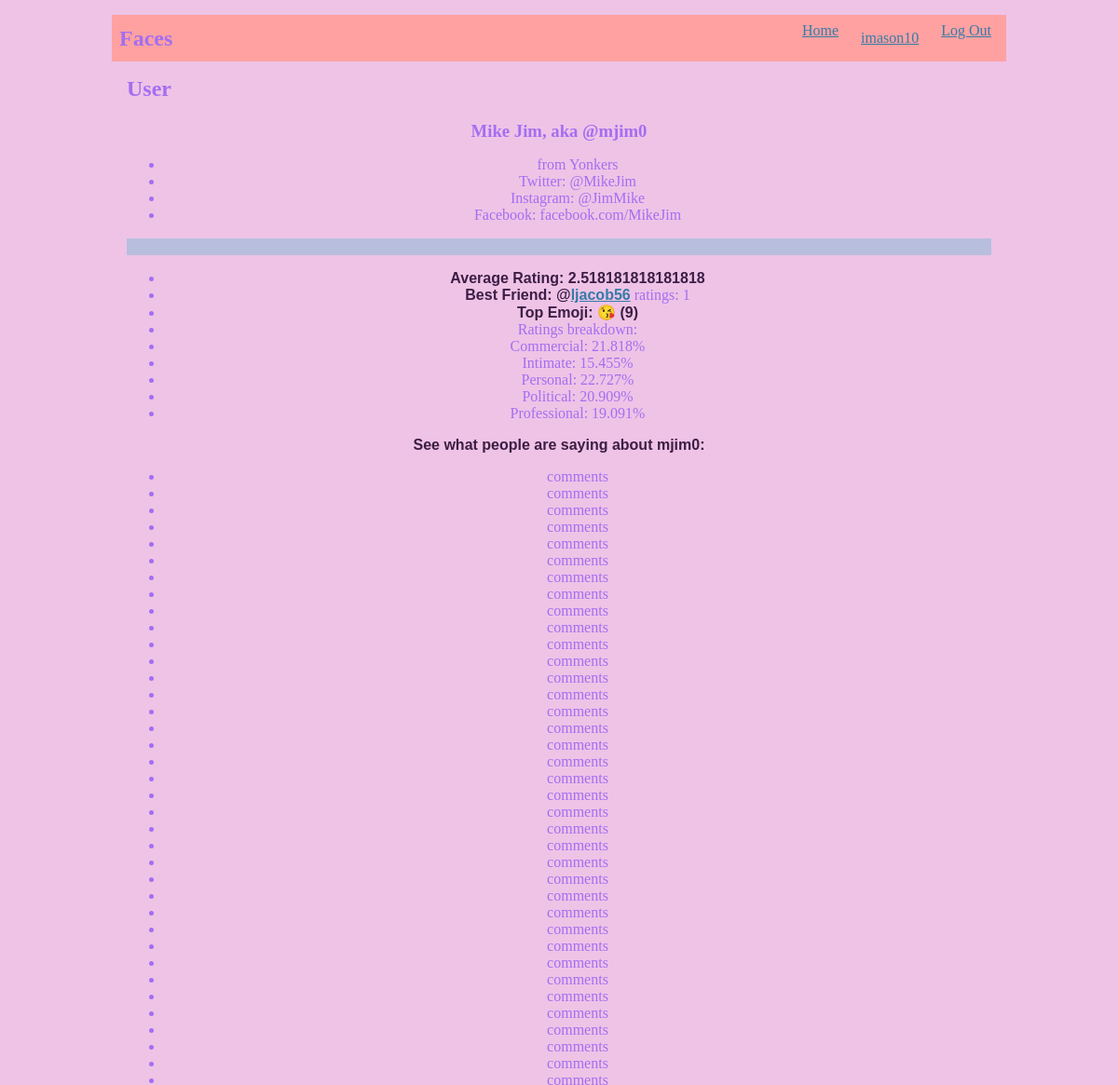
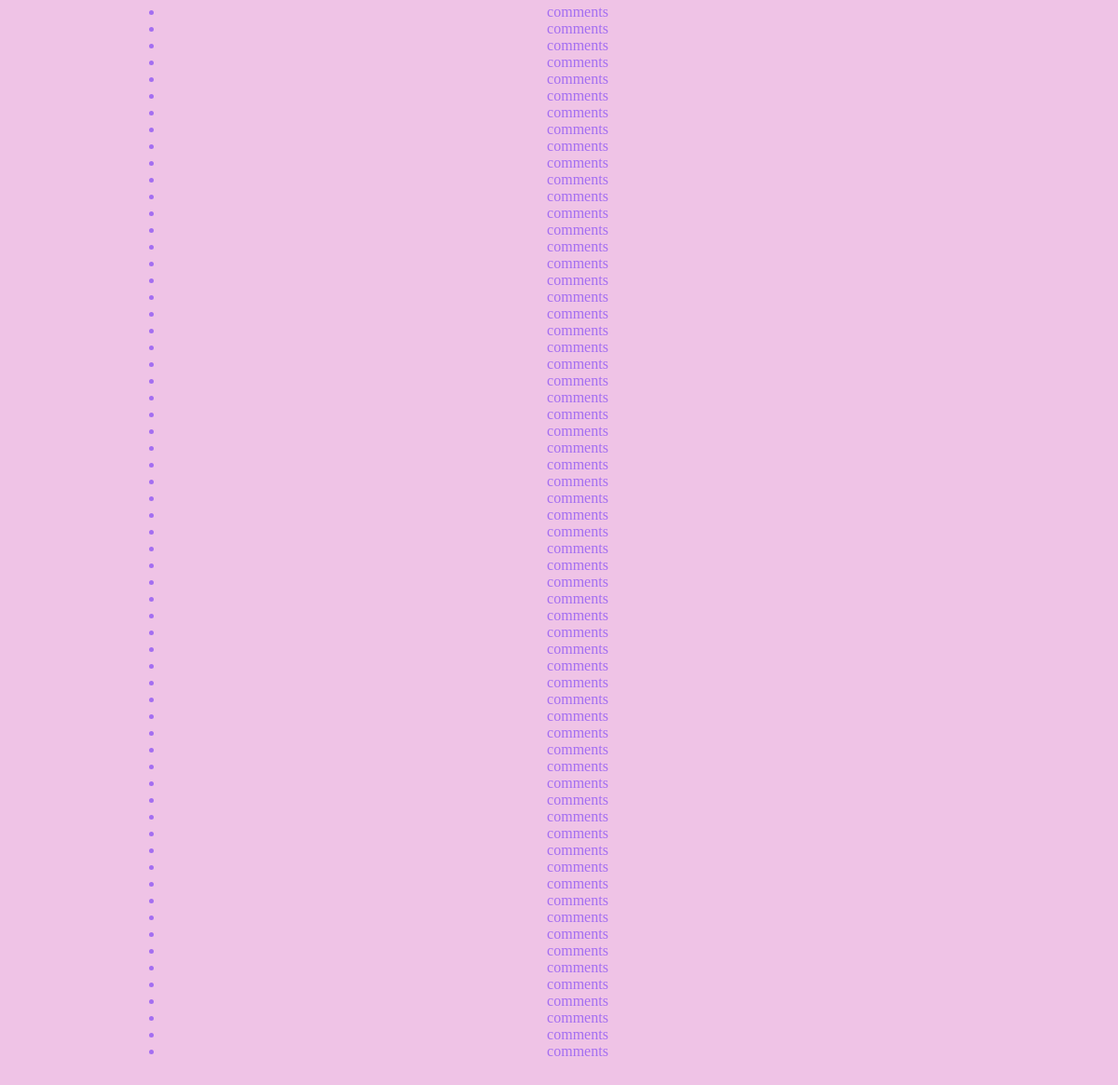
Page /user/mjim0 (signed in) on the committed database (2 pictures, top to bottom).
### tables this page shows
CREATE TABLE Users(
        id VARCHAR(30) PRIMARY KEY NOT NULL,
        password VARCHAR(50) NOT NULL,
        name VARCHAR(100) NOT NULL,
        location VARCHAR(50),
        picture VARCHAR(100),
        twitter VARCHAR(30),
        insta VARCHAR(30),
        fb VARCHAR(30)
        );

CREATE TABLE Ratings(
        rating_id INT(10) PRIMARY KEY NOT NULL,
        user_id VARCHAR(30) NOT NULL,
        rating INT(11) NOT NULL,
        text VARCHAR(250),
        rater_id VARCHAR(30) NOT NULL,
        type VARCHAR(30) NOT NULL,
        time VARCHAR(30) NOT NULL,
        FOREIGN KEY (user_id) REFERENCES Users(id),
        FOREIGN KEY (rater_id) REFERENCES Users(id)
        );

### main_face.py (the view)
@app.route('/user/<username>', methods=('GET', 'POST'))
@login_required
def view_user(username):
    user = get_user(username)
    if user[0] == g.user[0]:
        ratings = facedb.get_ratings_by_person(db, username)
    else:
        ratings = None
    avg = facedb.get_avg_of_ratings(db, username)[0]
    breakdown = facedb.get_rating_percentage(db, username)
    bff = facedb.best_friend(db, username)
    comments = get_user_comments(username)
    emo = get_user_emoji(username)
    return render_template('profile/other.html', viewer=user, rates=ratings, avg=avg, bff=bff, breakdown=breakdown, comments=comments, emoji=emo)

### facesdb_7.py (called while the page is built)
def get_ratings(db, user_id):
    c = db.cursor()
    q = "SELECT * FROM Ratings WHERE user_id = ?"
    l = []
    c.execute(q, (user_id,))
    for _ in c:
        l.append(_)
    return l
    c.close()

def get_rating_percentage(db, id):
    c = db.cursor()
    id = (str(id), )
    q = "SELECT COUNT(type), type FROM Ratings WHERE user_id=? GROUP BY type"
    c.execute(q, id)
    d = {}
    total = 0
    for _ in c:
        d[_[1]] = _[0]
        total = total + _[0]
    c.close()
    for f in d:
        d[f] = d[f] / total
    return d

def get_avg_of_ratings(db, user, rating_type=None):
    c = db.cursor()
    q = "SELECT AVG(rating) FROM Ratings WHERE user_id=?"
    if rating_type != None:
        q += " AND type=?"
        c.execute(q, (user, rating_type))
    else:
        c.execute(q, (user,))
    x = c.fetchone()
    c.close()
    return x

def get_ratings_by_person(db, user):
    c = db.cursor()
    q = "SELECT * FROM Ratings WHERE rater_id=?"
    l = []
    c.execute(q, (user,))
    for _ in c:
        l.append(_)
    c.close()
    return l

def best_friend(db, user):
    ratings = get_ratings(db, user)
    ratings_by = get_ratings_by_person(db, user)
    bag = {}
    for r in ratings:
        if int(r[2]) >= 4 and r[5].lower() == 'intimate':
            if r[4] in bag:
                bag[r[4]] += 1
            else:
                bag[r[4]] = 1
    for r in ratings_by:
        if int(r[2]) >= 4 and r[5].lower() == 'intimate':
            if r[4] in bag:
                bag[r[4]] += 1
            else:
                bag[r[4]] = 1
    best = (0, "none")
    nbest = False
    for friend, interactions in bag.items():
        if interactions > best[0]:
            best = (interactions, friend)
        elif interactions == best[0]:
            nbest = best + (friend,)
    if nbest:
        return nbest
    else:
        return best

### main_face.py (called while the page is built)
@app.before_request
def load_logged_in_user():
    user_id = session.get('user_id')
    if user_id is None:
        g.user = None
    else:
        g.user = get_user(user_id)

def login_required(view):
    @functools.wraps(view)
    def wrapped_view(**kwargs):
        if g.user is None:
            return redirect(url_for('login'))
        return view(**kwargs)
    return wrapped_view

def get_user(username):
    user = db.execute(
            'SELECT * FROM Users WHERE id = ?',
            (username,)
        ).fetchone()
    return user

### templates/profile/other.html (shortened to what this page needs)
{% extends 'base.html' %}
{% block header %}
  <h1>{% block title %}User{% endblock %}</h1>
{% endblock %}
{% block content %}
    <article class="user">
      <header>
        <div>
          <h1>{{ viewer[2] }}, aka @{{ viewer[0] }}</h1>
          <div class="about">
            <ul>
              <li>from {{viewer[3]}}</li>
              <li>Twitter: {{viewer[5]}}</li>
              <li>Instagram: {{viewer[6]}}</li>
              <li>Facebook: {{viewer[7]}}</li>
            </ul>
          </div>
        </div>
      </header>
      <p class="body">
        <ul>
          <li><label>Average Rating: {{ avg }}</label></li>
          <li>
            <label>Best Friend: @<a href="{{ url_for('view_user', username=bff[1]) }}">{{ bff[1] }}</a></label>
                ratings: {{ bff[0] }}
          </li>
          <li>
            <label>Top Emoji: {{emoji[0]}} ({{emoji[1]}})</label>
          </li>
          <li>Ratings breakdown:
            {% for type in breakdown.keys() %}
            <li>{{type}}: {{('%.3f') % (breakdown[type] * 100)}}%</li>
            {% endfor %}
          </li>
        </ul>
        <div>
          <label>
            See what people are saying about {{viewer[0]}}:
          </label>
          <ul>
            {% for comment in comments %}
            <li>{{comment[0]}}</li>
            {% endfor %}
          </ul>
        </div>
      </p>
    </article>
{% endblock %}

### templates/base.html (shortened to what this page needs)
<!doctype html>
<link rel="stylesheet" href="{{ url_for('static', filename='style.css') }}">
<nav>
  <h1>Faces</h1>
  <ul>
    <li><a href="{{ url_for('index') }}">Home</a></li>
    {% if g.user %}
      <li><span><a href="{{ url_for('view_user', username=g.user[0]) }}">{{ g.user[0] }}</a></span></li>
      <li><a href="{{ url_for('logout') }}">Log Out</a>
    {% else %}
      <li><a href="{{ url_for('register') }}">Register</a>
      <li><a href="{{ url_for('login') }}">Log In</a>
    {% endif %}
  </ul>
</nav>
<section class="content">
  <header>
    {% block header %}{% endblock %}
  </header>
  {% block content %}{% endblock %}
</section>

### static/style.css (style rules this page uses)
h1 { font-family: serif; color: #a36ef1; margin: 1rem 0; }
a { color: #377ba8; }
nav { background: #ffa1a1; color: #3c1e45; display: flex; align-items: center; padding: 0 0.5rem; }
nav h1 { flex: auto; margin: 0; }
nav ul { display: flex; list-style: none; margin: 0; padding: 0; }
nav ul li a, nav ul li span, header .action { display: block; padding: 0.5rem; }
ul li { font-family: serif; color: #a36ef1; }
.content { padding: 0 1rem 1rem; }
.content > header { border-bottom: 1px solid #efc3e6; display: flex; align-items: flex-end; }
.content > header h1 { flex: auto; margin: 1rem 0 0.25rem 0; }
.body { white-space: pre-line; font-family: serif; color: #1d7fcf; background: #b8bedd; }
.content:last-child { margin-bottom: 0; }
.content label { font-weight: bold; font-family: sans-serif; color: #3c1e45; margin-bottom: 0.5em; }
article { text-align: center; }
.user .about { color: slategray; }

### rows in the picture
Users: id "imason10"
Users: name "Mike Jim", id "mjim0", location "Yonkers", twitter "@MikeJim", insta "@JimMike", fb "facebook.com/MikeJim"
Ratings: text "comments"
Ratings: text "comments"
Ratings: text "comments"
Ratings: text "comments"
Ratings: text "comments"
Ratings: text "comments"
Ratings: text "comments"
Ratings: text "comments"
Ratings: text "comments"
Ratings: text "comments"
Ratings: text "comments"
Ratings: text "comments"
Ratings: text "comments"
Ratings: text "comments"
Ratings: text "comments"
Ratings: text "comments"
Ratings: text "comments"
Ratings: text "comments"
Ratings: text "comments"
Ratings: text "comments"
Ratings: text "comments"
Ratings: text "comments"
Ratings: text "comments"
Ratings: text "comments"
Ratings: text "comments"
Ratings: text "comments"
Ratings: text "comments"
Ratings: text "comments"
Ratings: text "comments"
Ratings: text "comments"
Ratings: text "comments"
Ratings: text "comments"
Ratings: text "comments"
Ratings: text "comments"
Ratings: text "comments"

### other values in the picture
{{ avg }} "2.518181818181818"
{{ bff[1] }} "ljacob56"
{{ bff[0] }} "1"
{{ emoji[0] }} "😘"
{{ emoji[1] }} "9"
{{ type }} "Commercial" "Intimate" "Personal" "Political" "Professional"
{{ ('%.3f') % (breakdown[type] * 100) }} "21.818" "15.455" "22.727" "20.909" "19.091"
{{ comment[0] }} "comments" "comments" "comments" "comments" "comments" "comments" "comments" "comments" "comments" "comments" "comments" "comments" "comments" "comments" "comments" "comments" "comments" "comments" "comments" "comments" "comments" "comments" "comments" "comments" "comments" "comments" "comments" "comments" "comments" "comments" "comments" "comments" "comments" "comments" "comments" "comments" "comments" "comments" "comments" "comments" "comments" "comments" "comments" "comments" "comments" "comments" "comments" "comments" "comments" "comments" "comments" "comments" "comments" "comments" "comments" "comments" "comments" "comments" "comments" "comments" "comments" "comments" "comments" "comments" "comments"
